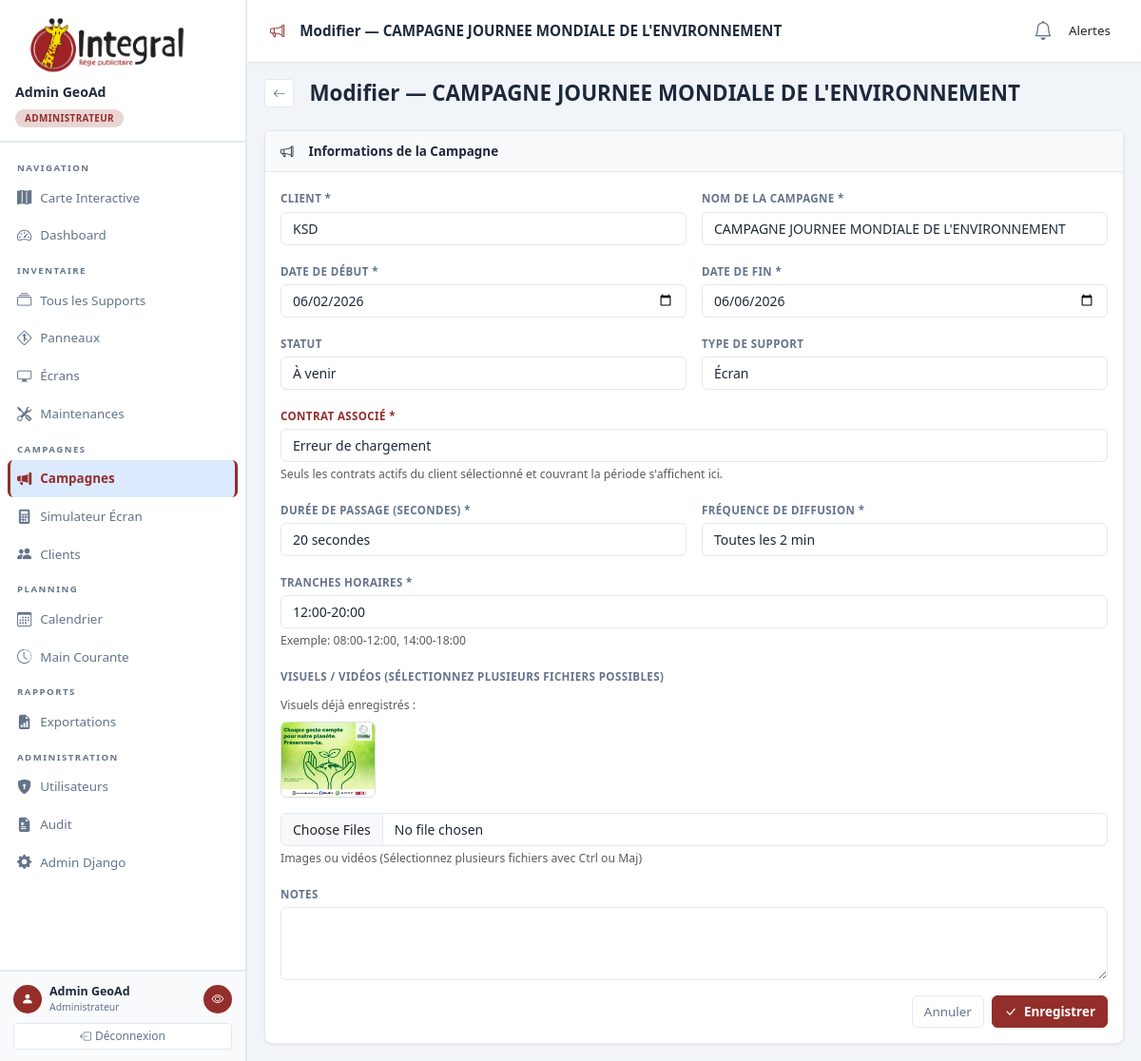
Page /campaigns/campaigns/2637/modifier/ (signed in) on the earlier database version.
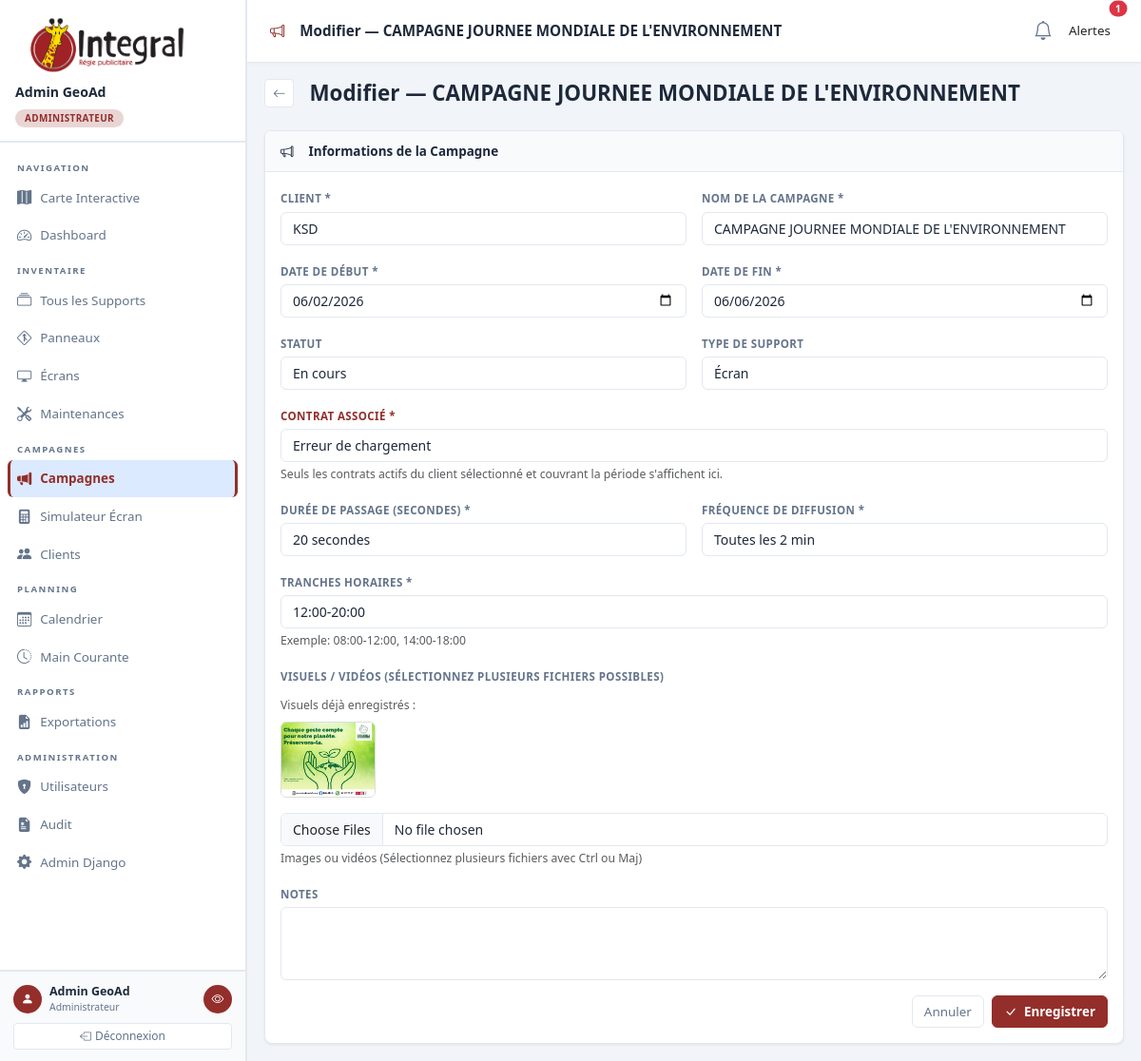
Same page on the later database version.
### campaigns/models.py (models this page shows, shortened)
class Campagne(models.Model):
    STATUT_BROUILLON = STATUT_BROUILLON
    STATUT_A_VENIR   = STATUT_A_VENIR
    STATUT_EN_COURS  = STATUT_EN_COURS
    STATUT_TERMINEE  = STATUT_TERMINEE
    STATUT_ANNULEE   = STATUT_ANNULEE
    STATUT_CHOICES = STATUT_CHOICES
    TYPE_SUPPORT_CHOICES = TYPE_SUPPORT_CHOICES
    client       = models.ForeignKey(Client, on_delete=models.PROTECT, related_name='campagnes')
    nom          = models.CharField(max_length=200, verbose_name="Nom de la campagne")
    reference    = models.CharField(max_length=50, unique=True, blank=True)
    date_debut   = models.DateField(verbose_name="Date de début")
    date_fin     = models.DateField(verbose_name="Date de fin")
    statut       = models.CharField(max_length=20, choices=STATUT_CHOICES, default=STATUT_EN_COURS)
    type_support = models.CharField(max_length=10, choices=TYPE_SUPPORT_CHOICES, default='panneau', verbose_name="Type de support")
    actif        = models.BooleanField(default=True)
    duree_passage = models.PositiveIntegerField(
        choices=DUREE_CHOICES,
        null=True, blank=True,
        verbose_name="Durée de passage (secondes)",
        help_text="Durée d'affichage du spot sur les écrans"
    )
    frequence = models.PositiveIntegerField(
        choices=FREQUENCE_CHOICES,
        default=120,
        null=True, blank=True,
        verbose_name="Fréquence de diffusion",
        help_text="Intervalle entre deux diffusions du spot"
    )
    tranches_horaires = models.CharField(
        max_length=500,
        default = '08:00-12:00',
        blank=True,
        verbose_name="Tranches horaires de diffusion",
        help_text="Ex: 08:00-12:00, 14:00-18:00 (séparées par des virgules)"
    )
    notes        = models.TextField(blank=True)
    created_by   = models.ForeignKey(
        settings.AUTH_USER_MODEL, on_delete=models.SET_NULL, null=True, blank=True
    )
    created_at   = models.DateTimeField(auto_now_add=True)
    updated_at   = models.DateTimeField(auto_now=True)
    contrat = models.ForeignKey(
        'Contrat',
        on_delete=models.SET_NULL,
        null=True,
        blank=True,
        related_name='campagnes',
        help_text="Contrat associé à cette diffusion sur écran"
    )
    class Meta:
        verbose_name = "Campagne"
        verbose_name_plural = "Campagnes"
        ordering = ['-date_debut']

### campaigns/views.py (the view, shortened to what this page needs)
# urls.py: path('campaigns/<int:pk>/modifier/', views.CampagneCreateUpdateView.as_view(), name='campagne_edit'),
class CampagneCreateUpdateView(StaffRequiredMixin, UpdateView):
    model = Campagne
    form_class = CampagneForm
    template_name = 'campaigns/campagne_form.html'
    def get_object(self, queryset=None):
        pk = self.kwargs.get('pk')
        return get_object_or_404(Campagne, pk=pk) if pk else None
    def get_initial(self):
        initial = super().get_initial()
        if client_id := self.request.GET.get('client'):
            initial['client'] = client_id
        return initial
    def get_context_data(self, **kwargs):
        context = super().get_context_data(**kwargs)
        context['title'] = f"Modifier — {self.object.nom}" if self.object else "Nouvelle Campagne"
        if self.object:
            context['obj'] = self.object
        return context

### accounts/models.py (called while the page is built)
def get_choice_label(instance, field_name, choices):
    value = getattr(instance, field_name)
    return dict(choices).get(value, value)

    def get_role_display(self):
        return get_choice_label(self, 'role', self.ROLE_CHOICES)

    @property
    def is_admin(self):
        return self.role == self.ROLE_ADMIN or self.is_superuser

    @property
    def is_technicien(self):
        return self.role == self.ROLE_TECHNICIEN

    @property
    def is_client(self):
        return self.role == self.ROLE_CLIENT

### campaigns/context_processors.py (called while the page is built)
def alerts_data(request):
    return {'alertes': get_cached_alertes()}

### campaigns/models.py (called while the page is built)
    def __str__(self):
        return self.nom

    def __str__(self):
        return f"{self.client.nom} — {self.get_type_contrat_display()} ({self.date_debut:%d/%m/%Y} → {self.date_fin:%d/%m/%Y})"

### campaigns/views.py (called while the page is built)
def get_cached_alertes():
    res = cache.get('dashboard_alertes')
    if not res:
        res = _build_alertes()
        cache.set('dashboard_alertes', res, 3600)
    return res

### geoad/context_processors.py (called while the page is built)
def design_config(request):
    return {
        'DESIGN': settings.DESIGN_CONFIG,
        'APP_NAME': 'Integral',
    }

### templates/campaigns/campagne_form.html (shortened to what the changed rows need)
{% extends 'base.html' %}
{% load static %}
{% block content %}
<div class="row justify-content-center">
  <div class="col-lg-12">
    <div class="d-flex align-items-center gap-3 mb-4">
      <h1 style="font-size:1.4rem;font-weight:800;margin:0">{{ title }}</h1>
    </div>
    <form method="post" enctype="multipart/form-data">
      <div class="card">
        <div class="card-body">
          <div class="row g-3">
            <div class="col-md-6">
              <label class="form-label">Client *</label>
              {{ form.client }}
            </div>
            <div class="col-md-6">
              <label class="form-label">Nom de la campagne *</label>
              {{ form.nom }}
            </div>
            <div class="col-md-6">
                <label class="form-label">Date de début *</label>
                <input type="date" name="date_debut" class="form-control"
                      value="{{ form.date_debut.value|date:'Y-m-d' }}">
            </div>
            <div class="col-md-6">
                <label class="form-label">Date de fin *</label>
                <input type="date" name="date_fin" class="form-control"
                      value="{{ form.date_fin.value|date:'Y-m-d' }}">
            </div>
            <div class="col-md-6">
              <label class="form-label">Statut</label>
              {{ form.statut }}
            </div>
            <div class="col-md-6">
              <label class="form-label">Type de support</label>
              {{ form.type_support }}
            </div>
              <div class="col-md-12 ecran-fields d-none">
                  <label class="form-label" style="font-weight: 700; color: var(--color-primary);">Contrat associé *</label>
                  {{ form.contrat }}
                  <div class="form-text">Seuls les contrats actifs du client sélectionné et couvrant la période s'affichent ici.</div>
              </div>
            <div class="col-md-6 ecran-fields d-none">
              <label class="form-label">Durée de passage (secondes) *</label>
              {{ form.duree_passage }}
            </div>
            <div class="col-md-6 ecran-fields d-none">
              <label class="form-label">Fréquence de diffusion *</label>
              {{ form.frequence }}
            </div>
            <div class="col-12 ecran-fields d-none">
              <label class="form-label">Tranches horaires *</label>
              {{ form.tranches_horaires }}
              <div class="form-text">
                Exemple: 08:00-12:00, 14:00-18:00
              </div>
            </div>
            <div class="col-12">
              <label class="form-label">Notes</label>
              {{ form.notes }}
            </div>
          </div>
        </div>
      </div>
    </form>
  </div>
</div>
{% endblock %}

### templates/base.html (shortened to what the changed rows need)
{% load static %}
<!doctype html>
<html lang="fr">
  <head>
    <link href="https://cdn.jsdelivr.net/npm/bootstrap@5.3.2/dist/css/bootstrap.min.css" rel="stylesheet" />
    <link href="https://cdn.jsdelivr.net/npm/bootstrap-icons@1.11.3/font/bootstrap-icons.css" rel="stylesheet" />
    <link rel="stylesheet" href="https://unpkg.com/leaflet@1.9.4/dist/leaflet.css" />
  </head>
  <body>
    <div class="main-wrap">
      <header class="topbar">
        <div class="dropdown">
          <a class="nav-link position-relative d-inline-flex align-items-center cursor-pointer px-2"
            id="alertsDropdown" role="button"
            data-bs-toggle="dropdown" aria-expanded="false">
            <div class="icon-wrapper">
              <i class="bi bi-bell fs-5"></i>
              {% if alertes %}
              <span class="position-absolute top-0 start-100 translate-middle badge rounded-pill bg-danger border border-2 border-white alert-badge">
                {{ alertes|length }}
              </span>
              {% endif %}
            </div>
          </a>
        </div>
      </header>
      <div class="page-content {% block full_page %}{% endblock %}">
        {% block content %}{% endblock %}
      </div>
    </div>
  </body>
</html>

Differences in the rows shown:
changed Campagne "KSD": statut "À venir" → "En cours"
Other differences:
{{ alertes|length }}: (not shown) → "1"
